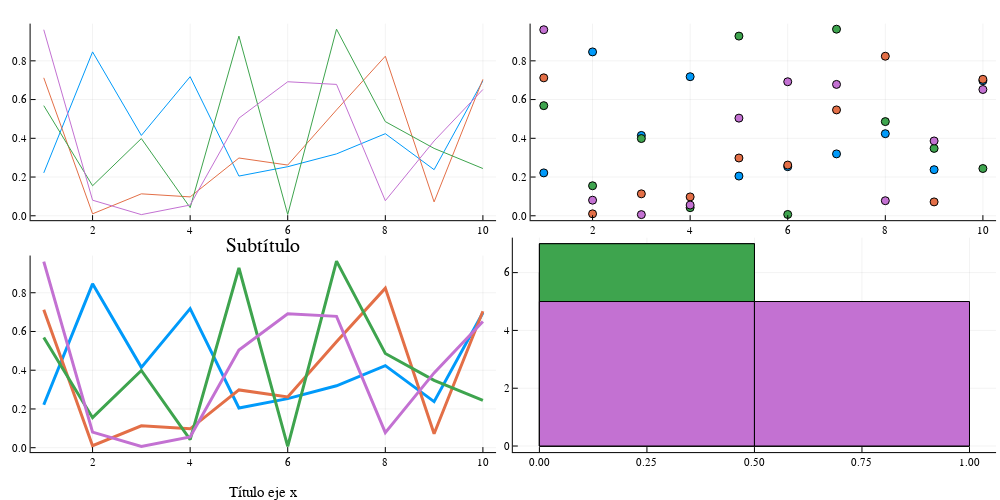

Notebook code for this chart:
### Code cell
p1 = plot(x, y) 
p2 = scatter(x, y) 
p3 = plot(x, y, xlabel = "Título eje x", lw = 3, title = "Subtítulo")
p4 = histogram(x,y) 
plot(p1, p2, p3, p4, layout = (2, 2), legend = false,size=(1000,500))

### Figure 1 — Plotly figure (JSON) as saved in the notebook; plotly's stock layout.template omitted (floating-point values rounded to 4 significant figures)
{"data": [{"colorbar": {"title": ""}, "hoverinfo": "text", "legendgroup": "y1", "line": {"color": "rgba(0, 154, 250, 1.000)", "dash": "solid", "shape": "linear", "width": 1}, "mode": "lines", "name": "y1", "showlegend": true, "text": [null, null, null, null, null, null, null, null, null, null], "type": "scatter", "x": [1, 2, 3, 4, 5, 6, 7, 8, 9, 10], "xaxis": "x1", "y": [0.2214, 0.8461, 0.4148, 0.7181, 0.205, 0.2533, 0.3195, 0.4237, 0.238, 0.697], "yaxis": "y1", "zmax": null, "zmin": null}, {"colorbar": {"title": ""}, "hoverinfo": "text", "legendgroup": "y2", "line": {"color": "rgba(227, 111, 71, 1.000)", "dash": "solid", "shape": "linear", "width": 1}, "mode": "lines", "name": "y2", "showlegend": true, "text": [null, null, null, null, null, null, null, null, null, null], "type": "scatter", "x": [1, 2, 3, 4, 5, 6, 7, 8, 9, 10], "xaxis": "x1", "y": [0.7122, 0.0101, 0.1133, 0.0975, 0.2983, 0.2618, 0.5466, 0.8238, 0.07169, 0.7045], "yaxis": "y1", "zmax": null, "zmin": null}, {"colorbar": {"title": ""}, "hoverinfo": "text", "legendgroup": "y3", "line": {"color": "rgba(62, 164, 78, 1.000)", "dash": "solid", "shape": "linear", "width": 1}, "mode": "lines", "name": "y3", "showlegend": true, "text": [null, null, null, null, null, null, null, null, null, null], "type": "scatter", "x": [1, 2, 3, 4, 5, 6, 7, 8, 9, 10], "xaxis": "x1", "y": [0.5686, 0.155, 0.3986, 0.04192, 0.9277, 0.006784, 0.9634, 0.4862, 0.3479, 0.244], "yaxis": "y1", "zmax": null, "zmin": null}, {"colorbar": {"title": ""}, "hoverinfo": "text", "legendgroup": "y4", "line": {"color": "rgba(195, 113, 210, 1.000)", "dash": "solid", "shape": "linear", "width": 1}, "mode": "lines", "name": "y4", "showlegend": true, "text": [null, null, null, null, null, null, null, null, null, null], "type": "scatter", "x": [1, 2, 3, 4, 5, 6, 7, 8, 9, 10], "xaxis": "x1", "y": [0.9606, 0.08045, 0.00596, 0.05549, 0.5041, 0.6919, 0.6782, 0.07776, 0.3863, 0.652], "yaxis": "y1", "zmax": null, "zmin": null}, {"colorbar": {"title": ""}, "hoverinfo": "text", "legendgroup": "y1", "marker": {"color": "rgba(0, 154, 250, 1.000)", "line": {"color": "rgba(0, 0, 0, 1.000)", "width": 1}, "size": 8, "symbol": "circle"}, "mode": "markers", "name": "y1", "showlegend": true, "text": [null, null, null, null, null, null, null, null, null, null], "type": "scatter", "x": [1, 2, 3, 4, 5, 6, 7, 8, 9, 10], "xaxis": "x2", "y": [0.2214, 0.8461, 0.4148, 0.7181, 0.205, 0.2533, 0.3195, 0.4237, 0.238, 0.697], "yaxis": "y2", "zmax": null, "zmin": null}, {"colorbar": {"title": ""}, "hoverinfo": "text", "legendgroup": "y2", "marker": {"color": "rgba(227, 111, 71, 1.000)", "line": {"color": "rgba(0, 0, 0, 1.000)", "width": 1}, "size": 8, "symbol": "circle"}, "mode": "markers", "name": "y2", "showlegend": true, "text": [null, null, null, null, null, null, null, null, null, null], "type": "scatter", "x": [1, 2, 3, 4, 5, 6, 7, 8, 9, 10], "xaxis": "x2", "y": [0.7122, 0.0101, 0.1133, 0.0975, 0.2983, 0.2618, 0.5466, 0.8238, 0.07169, 0.7045], "yaxis": "y2", "zmax": null, "zmin": null}, {"colorbar": {"title": ""}, "hoverinfo": "text", "legendgroup": "y3", "marker": {"color": "rgba(62, 164, 78, 1.000)", "line": {"color": "rgba(0, 0, 0, 1.000)", "width": 1}, "size": 8, "symbol": "circle"}, "mode": "markers", "name": "y3", "showlegend": true, "text": [null, null, null, null, null, null, null, null, null, null], "type": "scatter", "x": [1, 2, 3, 4, 5, 6, 7, 8, 9, 10], "xaxis": "x2", "y": [0.5686, 0.155, 0.3986, 0.04192, 0.9277, 0.006784, 0.9634, 0.4862, 0.3479, 0.244], "yaxis": "y2", "zmax": null, "zmin": null}, {"colorbar": {"title": ""}, "hoverinfo": "text", "legendgroup": "y4", "marker": {"color": "rgba(195, 113, 210, 1.000)", "line": {"color": "rgba(0, 0, 0, 1.000)", "width": 1}, "size": 8, "symbol": "circle"}, "mode": "markers", "name": "y4", "showlegend": true, "text": [null, null, null, null, null, null, null, null, null, null], "type": "scatter", "x": [1, 2, 3, 4, 5, 6, 7, 8, 9, 10], "xaxis": "x2", "y": [0.9606, 0.08045, 0.00596, 0.05549, 0.5041, 0.6919, 0.6782, 0.07776, 0.3863, 0.652], "yaxis": "y2", "zmax": null, "zmin": null}, {"colorbar": {"title": ""}, "hoverinfo": "text", "legendgroup": "y1", "line": {"color": "rgba(0, 154, 250, 1.000)", "dash": "solid", "shape": "linear", "width": 3}, "mode": "lines", "name": "y1", "showlegend": true, "text": [null, null, null, null, null, null, null, null, null, null], "type": "scatter", "x": [1, 2, 3, 4, 5, 6, 7, 8, 9, 10], "xaxis": "x3", "y": [0.2214, 0.8461, 0.4148, 0.7181, 0.205, 0.2533, 0.3195, 0.4237, 0.238, 0.697], "yaxis": "y3", "zmax": null, "zmin": null}, {"colorbar": {"title": ""}, "hoverinfo": "text", "legendgroup": "y2", "line": {"color": "rgba(227, 111, 71, 1.000)", "dash": "solid", "shape": "linear", "width": 3}, "mode": "lines", "name": "y2", "showlegend": true, "text": [null, null, null, null, null, null, null, null, null, null], "type": "scatter", "x": [1, 2, 3, 4, 5, 6, 7, 8, 9, 10], "xaxis": "x3", "y": [0.7122, 0.0101, 0.1133, 0.0975, 0.2983, 0.2618, 0.5466, 0.8238, 0.07169, 0.7045], "yaxis": "y3", "zmax": null, "zmin": null}, {"colorbar": {"title": ""}, "hoverinfo": "text", "legendgroup": "y3", "line": {"color": "rgba(62, 164, 78, 1.000)", "dash": "solid", "shape": "linear", "width": 3}, "mode": "lines", "name": "y3", "showlegend": true, "text": [null, null, null, null, null, null, null, null, null, null], "type": "scatter", "x": [1, 2, 3, 4, 5, 6, 7, 8, 9, 10], "xaxis": "x3", "y": [0.5686, 0.155, 0.3986, 0.04192, 0.9277, 0.006784, 0.9634, 0.4862, 0.3479, 0.244], "yaxis": "y3", "zmax": null, "zmin": null}, {"colorbar": {"title": ""}, "hoverinfo": "text", "legendgroup": "y4", "line": {"color": "rgba(195, 113, 210, 1.000)", "dash": "solid", "shape": "linear", "width": 3}, "mode": "lines", "name": "y4", "showlegend": true, "text": [null, null, null, null, null, null, null, null, null, null], "type": "scatter", "x": [1, 2, 3, 4, 5, 6, 7, 8, 9, 10], "xaxis": "x3", "y": [0.9606, 0.08045, 0.00596, 0.05549, 0.5041, 0.6919, 0.6782, 0.07776, 0.3863, 0.652], "yaxis": "y3", "zmax": null, "zmin": null}, {"fill": "tozeroy", "fillcolor": "rgba(0, 154, 250, 1.000)", "legendgroup": "y1", "line": {"color": "rgba(0, 0, 0, 1.000)", "dash": "solid", "width": 1}, "mode": "lines", "name": "y1", "showlegend": true, "type": "scatter", "x": [0, 0, 0.5, 0.5, 0, 0], "xaxis": "x4", "y": [7, 0, 0, 7, 7, 7], "yaxis": "y4"}, {"fill": "tozeroy", "fillcolor": "rgba(0, 154, 250, 1.000)", "legendgroup": "y1", "line": {"color": "rgba(0, 0, 0, 1.000)", "dash": "solid", "width": 1}, "mode": "lines", "name": "y1", "showlegend": false, "type": "scatter", "x": [0.5, 0.5, 1, 1, 0.5, 0.5], "xaxis": "x4", "y": [3, 0, 0, 3, 3, 3], "yaxis": "y4"}, {"fill": "tozeroy", "fillcolor": "rgba(227, 111, 71, 1.000)", "legendgroup": "y2", "line": {"color": "rgba(0, 0, 0, 1.000)", "dash": "solid", "width": 1}, "mode": "lines", "name": "y2", "showlegend": true, "type": "scatter", "x": [0, 0, 0.5, 0.5, 0, 0], "xaxis": "x4", "y": [6, 0, 0, 6, 6, 6], "yaxis": "y4"}, {"fill": "tozeroy", "fillcolor": "rgba(227, 111, 71, 1.000)", "legendgroup": "y2", "line": {"color": "rgba(0, 0, 0, 1.000)", "dash": "solid", "width": 1}, "mode": "lines", "name": "y2", "showlegend": false, "type": "scatter", "x": [0.5, 0.5, 1, 1, 0.5, 0.5], "xaxis": "x4", "y": [4, 0, 0, 4, 4, 4], "yaxis": "y4"}, {"fill": "tozeroy", "fillcolor": "rgba(62, 164, 78, 1.000)", "legendgroup": "y3", "line": {"color": "rgba(0, 0, 0, 1.000)", "dash": "solid", "width": 1}, "mode": "lines", "name": "y3", "showlegend": true, "type": "scatter", "x": [0, 0, 0.5, 0.5, 0, 0], "xaxis": "x4", "y": [7, 0, 0, 7, 7, 7], "yaxis": "y4"}, {"fill": "tozeroy", "fillcolor": "rgba(62, 164, 78, 1.000)", "legendgroup": "y3", "line": {"color": "rgba(0, 0, 0, 1.000)", "dash": "solid", "width": 1}, "mode": "lines", "name": "y3", "showlegend": false, "type": "scatter", "x": [0.5, 0.5, 1, 1, 0.5, 0.5], "xaxis": "x4", "y": [3, 0, 0, 3, 3, 3], "yaxis": "y4"}, {"fill": "tozeroy", "fillcolor": "rgba(195, 113, 210, 1.000)", "legendgroup": "y4", "line": {"color": "rgba(0, 0, 0, 1.000)", "dash": "solid", "width": 1}, "mode": "lines", "name": "y4", "showlegend": true, "type": "scatter", "x": [0, 0, 0.5, 0.5, 0, 0], "xaxis": "x4", "y": [5, 0, 0, 5, 5, 5], "yaxis": "y4"}, {"fill": "tozeroy", "fillcolor": "rgba(195, 113, 210, 1.000)", "legendgroup": "y4", "line": {"color": "rgba(0, 0, 0, 1.000)", "dash": "solid", "width": 1}, "mode": "lines", "name": "y4", "showlegend": false, "type": "scatter", "x": [0.5, 0.5, 1, 1, 0.5, 0.5], "xaxis": "x4", "y": [5, 0, 0, 5, 5, 5], "yaxis": "y4"}], "layout": {"annotations": [{"font": {"color": "rgba(0, 0, 0, 1.000)", "family": "sans-serif", "size": 20}, "rotation": 0, "showarrow": false, "text": "Subtítulo", "x": 0.2633, "xanchor": "center", "xref": "paper", "y": 0.5347, "yanchor": "top", "yref": "paper"}], "height": 500, "margin": {"b": 20, "l": 0, "r": 0, "t": 20}, "paper_bgcolor": "rgba(255, 255, 255, 1.000)", "plot_bgcolor": "rgba(255, 255, 255, 1.000)", "showlegend": false, "width": 1000, "xaxis1": {"anchor": "y1", "domain": [0.0306, 0.4961], "gridcolor": "rgba(0, 0, 0, 0.100)", "gridwidth": 0.5, "linecolor": "rgba(0, 0, 0, 1.000)", "mirror": false, "range": [0.73, 10.27], "showgrid": true, "showline": true, "showticklabels": true, "tickangle": 0, "tickcolor": "rgb(0, 0, 0)", "tickfont": {"color": "rgba(0, 0, 0, 1.000)", "family": "sans-serif", "size": 11}, "tickmode": "array", "ticks": "inside", "ticktext": ["2", "4", "6", "8", "10"], "tickvals": [2, 4, 6, 8, 10], "title": "", "titlefont": {"color": "rgba(0, 0, 0, 1.000)", "family": "sans-serif", "size": 15}, "type": "-", "visible": true, "zeroline": false, "zerolinecolor": "rgba(0, 0, 0, 1.000)"}, "xaxis2": {"anchor": "y2", "domain": [0.5306, 0.9961], "gridcolor": "rgba(0, 0, 0, 0.100)", "gridwidth": 0.5, "linecolor": "rgba(0, 0, 0, 1.000)", "mirror": false, "range": [0.73, 10.27], "showgrid": true, "showline": true, "showticklabels": true, "tickangle": 0, "tickcolor": "rgb(0, 0, 0)", "tickfont": {"color": "rgba(0, 0, 0, 1.000)", "family": "sans-serif", "size": 11}, "tickmode": "array", "ticks": "inside", "ticktext": ["2", "4", "6", "8", "10"], "tickvals": [2, 4, 6, 8, 10], "title": "", "titlefont": {"color": "rgba(0, 0, 0, 1.000)", "family": "sans-serif", "size": 15}, "type": "-", "visible": true, "zeroline": false, "zerolinecolor": "rgba(0, 0, 0, 1.000)"}, "xaxis3": {"anchor": "y3", "domain": [0.0306, 0.4961], "gridcolor": "rgba(0, 0, 0, 0.100)", "gridwidth": 0.5, "linecolor": "rgba(0, 0, 0, 1.000)", "mirror": false, "range": [0.73, 10.27], "showgrid": true, "showline": true, "showticklabels": true, "tickangle": 0, "tickcolor": "rgb(0, 0, 0)", "tickfont": {"color": "rgba(0, 0, 0, 1.000)", "family": "sans-serif", "size": 11}, "tickmode": "array", "ticks": "inside", "ticktext": ["2", "4", "6", "8", "10"], "tickvals": [2, 4, 6, 8, 10], "title": "Título eje x", "titlefont": {"color": "rgba(0, 0, 0, 1.000)", "family": "sans-serif", "size": 15}, "type": "-", "visible": true, "zeroline": false, "zerolinecolor": "rgba(0, 0, 0, 1.000)"}, "xaxis4": {"anchor": "y4", "domain": [0.5128, 0.9961], "gridcolor": "rgba(0, 0, 0, 0.100)", "gridwidth": 0.5, "linecolor": "rgba(0, 0, 0, 1.000)", "mirror": false, "range": [-0.0618, 1.062], "showgrid": true, "showline": true, "showticklabels": true, "tickangle": 0, "tickcolor": "rgb(0, 0, 0)", "tickfont": {"color": "rgba(0, 0, 0, 1.000)", "family": "sans-serif", "size": 11}, "tickmode": "array", "ticks": "inside", "ticktext": ["0.00", "0.25", "0.50", "0.75", "1.00"], "tickvals": [0, 0.25, 0.5, 0.75, 1], "title": "", "titlefont": {"color": "rgba(0, 0, 0, 1.000)", "family": "sans-serif", "size": 15}, "type": "-", "visible": true, "zeroline": false, "zerolinecolor": "rgba(0, 0, 0, 1.000)"}, "yaxis1": {"anchor": "x1", "domain": [0.5648, 0.9921], "gridcolor": "rgba(0, 0, 0, 0.100)", "gridwidth": 0.5, "linecolor": "rgba(0, 0, 0, 1.000)", "mirror": false, "range": [-0.02276, 0.9921], "showgrid": true, "showline": true, "showticklabels": true, "tickangle": 0, "tickcolor": "rgb(0, 0, 0)", "tickfont": {"color": "rgba(0, 0, 0, 1.000)", "family": "sans-serif", "size": 11}, "tickmode": "array", "ticks": "inside", "ticktext": ["0.0", "0.2", "0.4", "0.6", "0.8"], "tickvals": [0, 0.2, 0.4, 0.6, 0.8], "title": "", "titlefont": {"color": "rgba(0, 0, 0, 1.000)", "family": "sans-serif", "size": 15}, "type": "-", "visible": true, "zeroline": false, "zerolinecolor": "rgba(0, 0, 0, 1.000)"}, "yaxis2": {"anchor": "x2", "domain": [0.5648, 0.9921], "gridcolor": "rgba(0, 0, 0, 0.100)", "gridwidth": 0.5, "linecolor": "rgba(0, 0, 0, 1.000)", "mirror": false, "range": [-0.02276, 0.9921], "showgrid": true, "showline": true, "showticklabels": true, "tickangle": 0, "tickcolor": "rgb(0, 0, 0)", "tickfont": {"color": "rgba(0, 0, 0, 1.000)", "family": "sans-serif", "size": 11}, "tickmode": "array", "ticks": "inside", "ticktext": ["0.0", "0.2", "0.4", "0.6", "0.8"], "tickvals": [0, 0.2, 0.4, 0.6, 0.8], "title": "", "titlefont": {"color": "rgba(0, 0, 0, 1.000)", "family": "sans-serif", "size": 15}, "type": "-", "visible": true, "zeroline": false, "zerolinecolor": "rgba(0, 0, 0, 1.000)"}, "yaxis3": {"anchor": "x3", "domain": [0.06065, 0.488], "gridcolor": "rgba(0, 0, 0, 0.100)", "gridwidth": 0.5, "linecolor": "rgba(0, 0, 0, 1.000)", "mirror": false, "range": [-0.02276, 0.9921], "showgrid": true, "showline": true, "showticklabels": true, "tickangle": 0, "tickcolor": "rgb(0, 0, 0)", "tickfont": {"color": "rgba(0, 0, 0, 1.000)", "family": "sans-serif", "size": 11}, "tickmode": "array", "ticks": "inside", "ticktext": ["0.0", "0.2", "0.4", "0.6", "0.8"], "tickvals": [0, 0.2, 0.4, 0.6, 0.8], "title": "", "titlefont": {"color": "rgba(0, 0, 0, 1.000)", "family": "sans-serif", "size": 15}, "type": "-", "visible": true, "zeroline": false, "zerolinecolor": "rgba(0, 0, 0, 1.000)"}, "yaxis4": {"anchor": "x4", "domain": [0.06065, 0.5268], "gridcolor": "rgba(0, 0, 0, 0.100)", "gridwidth": 0.5, "linecolor": "rgba(0, 0, 0, 1.000)", "mirror": false, "range": [-0.21, 7.21], "showgrid": true, "showline": true, "showticklabels": true, "tickangle": 0, "tickcolor": "rgb(0, 0, 0)", "tickfont": {"color": "rgba(0, 0, 0, 1.000)", "family": "sans-serif", "size": 11}, "tickmode": "array", "ticks": "inside", "ticktext": ["0", "2", "4", "6"], "tickvals": [0, 2, 4, 6], "title": "", "titlefont": {"color": "rgba(0, 0, 0, 1.000)", "family": "sans-serif", "size": 15}, "type": "-", "visible": true, "zeroline": false, "zerolinecolor": "rgba(0, 0, 0, 1.000)"}}}
